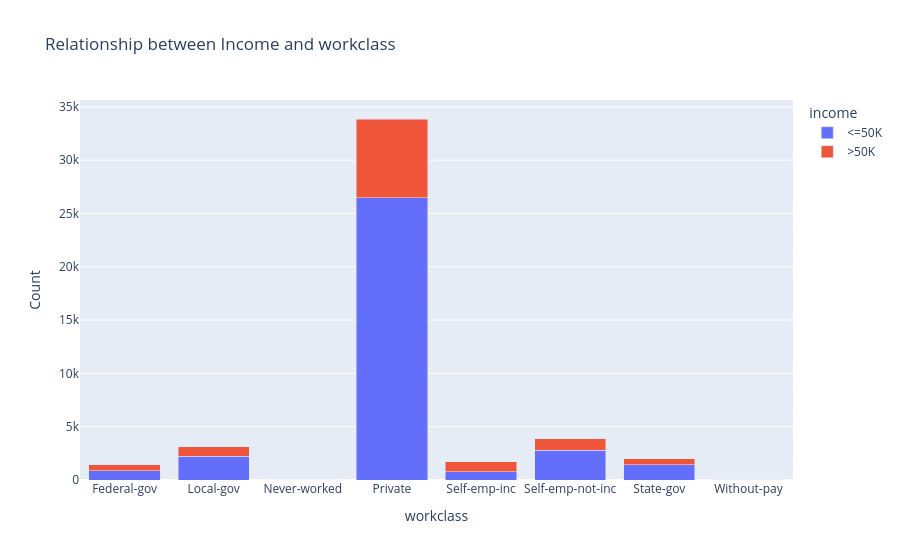
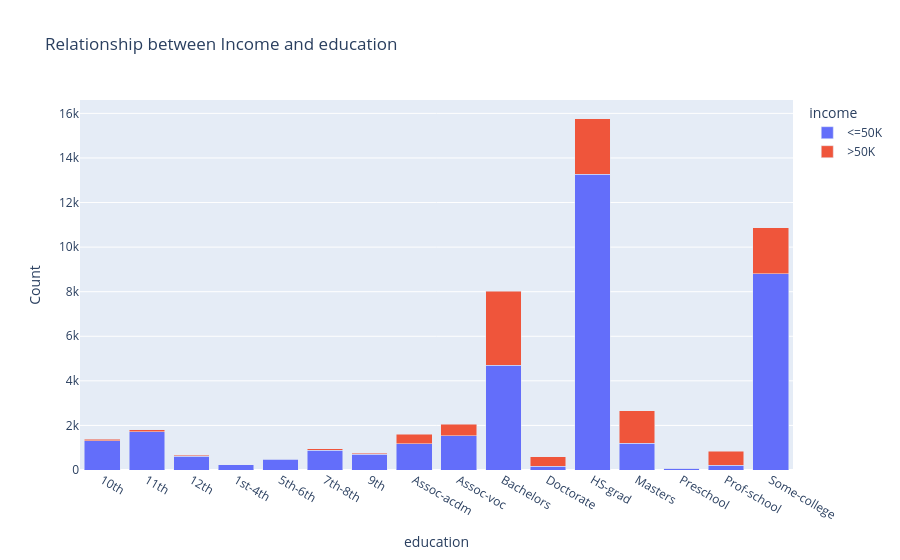
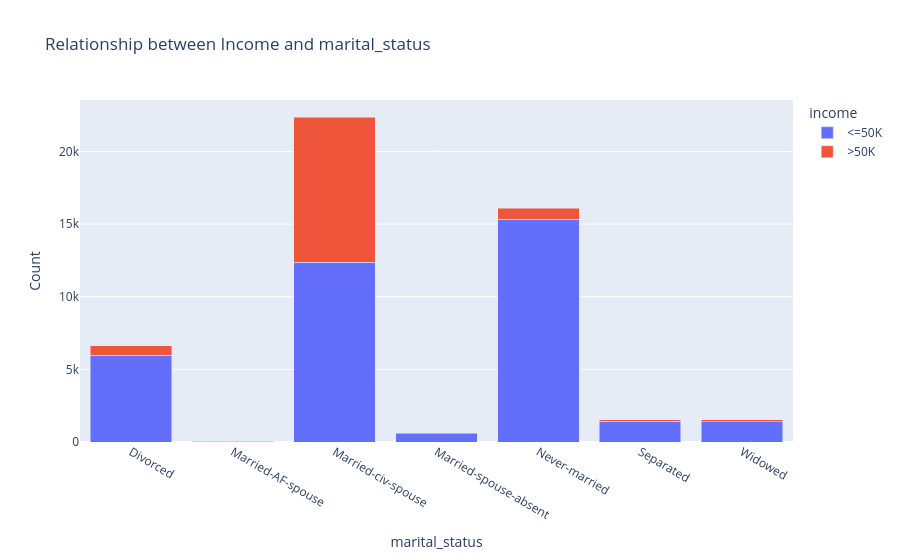
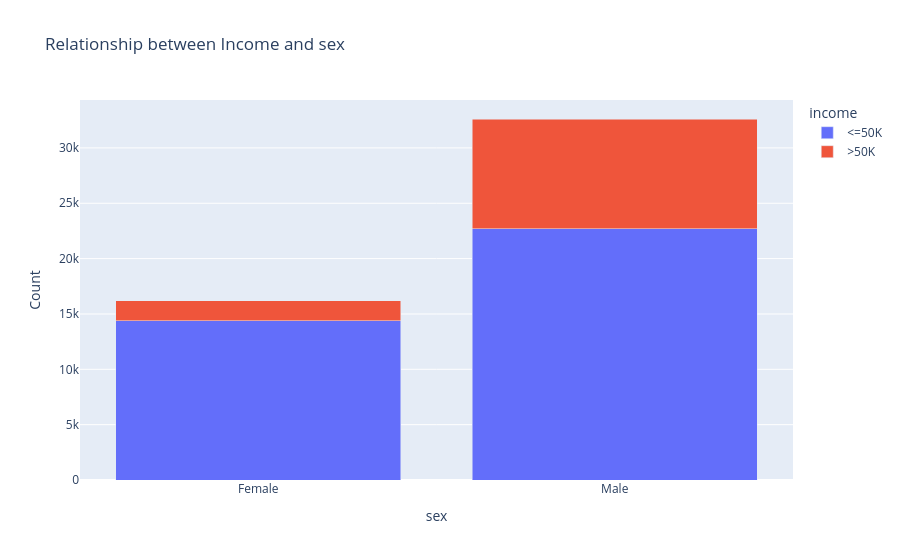

The code cell stored with these charts, in order, in its notebook:
### Code cell
for col_name in ["workclass",
                 "education",
                 "marital_status",
                 "sex"
                ]:

    feature_income_counts = data.groupby([col_name, 'income']).size().unstack()
    
    fig = px.bar(feature_income_counts,
                 barmode='stack',  # Stack bars for income categories
                 title=f'Relationship between Income and {col_name}',
                 labels={'value': 'Count'}
                )
    fig.show()

### Figure 1 — Plotly figure (JSON) as saved in the notebook; plotly's stock layout.template omitted (floating-point values rounded to 4 significant figures)
{"data": [{"alignmentgroup": "True", "hovertemplate": "income=<=50K<br>workclass=%{x}<br>Count=%{y}<extra></extra>", "legendgroup": "<=50K", "marker": {"color": "#636efa", "pattern": {"shape": ""}}, "name": "<=50K", "offsetgroup": "<=50K", "orientation": "v", "showlegend": true, "textposition": "auto", "type": "bar", "x": ["Federal-gov", "Local-gov", "Never-worked", "Private", "Self-emp-inc", "Self-emp-not-inc", "State-gov", "Without-pay"], "xaxis": "x", "y": [871, 2209, 10, 26479, 756, 2784, 1451, 19], "yaxis": "y"}, {"alignmentgroup": "True", "hovertemplate": "income=>50K<br>workclass=%{x}<br>Count=%{y}<extra></extra>", "legendgroup": ">50K", "marker": {"color": "#EF553B", "pattern": {"shape": ""}}, "name": ">50K", "offsetgroup": ">50K", "orientation": "v", "showlegend": true, "textposition": "auto", "type": "bar", "x": ["Federal-gov", "Local-gov", "Never-worked", "Private", "Self-emp-inc", "Self-emp-not-inc", "State-gov", "Without-pay"], "xaxis": "x", "y": [561, 927, null, 7381, 938, 1077, 530, 2], "yaxis": "y"}], "layout": {"barmode": "stack", "legend": {"title": {"text": "income"}, "tracegroupgap": 0}, "title": {"text": "Relationship between Income and workclass"}, "xaxis": {"anchor": "y", "domain": [0, 1], "title": {"text": "workclass"}}, "yaxis": {"anchor": "x", "domain": [0, 1], "title": {"text": "Count"}}}}

### Figure 2 — Plotly figure (JSON) as saved in the notebook; plotly's stock layout.template omitted (floating-point values rounded to 4 significant figures)
{"data": [{"alignmentgroup": "True", "hovertemplate": "income=<=50K<br>education=%{x}<br>Count=%{y}<extra></extra>", "legendgroup": "<=50K", "marker": {"color": "#636efa", "pattern": {"shape": ""}}, "name": "<=50K", "offsetgroup": "<=50K", "orientation": "v", "showlegend": true, "textposition": "auto", "type": "bar", "x": ["10th", "11th", "12th", "1st-4th", "5th-6th", "7th-8th", "9th", "Assoc-acdm", "Assoc-voc", "Bachelors", "Doctorate", "HS-grad", "Masters", "Preschool", "Prof-school", "Some-college"], "xaxis": "x", "y": [1302, 1720, 607, 237, 480, 892, 715, 1188, 1538, 4702, 163, 13269, 1197, 80, 217, 8802], "yaxis": "y"}, {"alignmentgroup": "True", "hovertemplate": "income=>50K<br>education=%{x}<br>Count=%{y}<extra></extra>", "legendgroup": ">50K", "marker": {"color": "#EF553B", "pattern": {"shape": ""}}, "name": ">50K", "offsetgroup": ">50K", "orientation": "v", "showlegend": true, "textposition": "auto", "type": "bar", "x": ["10th", "11th", "12th", "1st-4th", "5th-6th", "7th-8th", "9th", "Assoc-acdm", "Assoc-voc", "Bachelors", "Doctorate", "HS-grad", "Masters", "Preschool", "Prof-school", "Some-college"], "xaxis": "x", "y": [87, 92, 48, 8, 27, 62, 41, 413, 522, 3311, 431, 2501, 1459, 1, 617, 2061], "yaxis": "y"}], "layout": {"barmode": "stack", "legend": {"title": {"text": "income"}, "tracegroupgap": 0}, "title": {"text": "Relationship between Income and education"}, "xaxis": {"anchor": "y", "domain": [0, 1], "title": {"text": "education"}}, "yaxis": {"anchor": "x", "domain": [0, 1], "title": {"text": "Count"}}}}

### Figure 3 — Plotly figure (JSON) as saved in the notebook; plotly's stock layout.template omitted (floating-point values rounded to 4 significant figures)
{"data": [{"alignmentgroup": "True", "hovertemplate": "income=<=50K<br>marital_status=%{x}<br>Count=%{y}<extra></extra>", "legendgroup": "<=50K", "marker": {"color": "#636efa", "pattern": {"shape": ""}}, "name": "<=50K", "offsetgroup": "<=50K", "orientation": "v", "showlegend": true, "textposition": "auto", "type": "bar", "x": ["Divorced", "Married-AF-spouse", "Married-civ-spouse", "Married-spouse-absent", "Never-married", "Separated", "Widowed"], "xaxis": "x", "y": [5959, 23, 12388, 569, 15349, 1431, 1390], "yaxis": "y"}, {"alignmentgroup": "True", "hovertemplate": "income=>50K<br>marital_status=%{x}<br>Count=%{y}<extra></extra>", "legendgroup": ">50K", "marker": {"color": "#EF553B", "pattern": {"shape": ""}}, "name": ">50K", "offsetgroup": ">50K", "orientation": "v", "showlegend": true, "textposition": "auto", "type": "bar", "x": ["Divorced", "Married-AF-spouse", "Married-civ-spouse", "Married-spouse-absent", "Never-married", "Separated", "Widowed"], "xaxis": "x", "y": [671, 14, 9978, 58, 733, 99, 128], "yaxis": "y"}], "layout": {"barmode": "stack", "legend": {"title": {"text": "income"}, "tracegroupgap": 0}, "title": {"text": "Relationship between Income and marital_status"}, "xaxis": {"anchor": "y", "domain": [0, 1], "title": {"text": "marital_status"}}, "yaxis": {"anchor": "x", "domain": [0, 1], "title": {"text": "Count"}}}}

### Figure 4 — Plotly figure (JSON) as saved in the notebook; plotly's stock layout.template omitted (floating-point values rounded to 4 significant figures)
{"data": [{"alignmentgroup": "True", "hovertemplate": "income=<=50K<br>sex=%{x}<br>Count=%{y}<extra></extra>", "legendgroup": "<=50K", "marker": {"color": "#636efa", "pattern": {"shape": ""}}, "name": "<=50K", "offsetgroup": "<=50K", "orientation": "v", "showlegend": true, "textposition": "auto", "type": "bar", "x": ["Female", "Male"], "xaxis": "x", "y": [14407, 22702], "yaxis": "y"}, {"alignmentgroup": "True", "hovertemplate": "income=>50K<br>sex=%{x}<br>Count=%{y}<extra></extra>", "legendgroup": ">50K", "marker": {"color": "#EF553B", "pattern": {"shape": ""}}, "name": ">50K", "offsetgroup": ">50K", "orientation": "v", "showlegend": true, "textposition": "auto", "type": "bar", "x": ["Female", "Male"], "xaxis": "x", "y": [1769, 9912], "yaxis": "y"}], "layout": {"barmode": "stack", "legend": {"title": {"text": "income"}, "tracegroupgap": 0}, "title": {"text": "Relationship between Income and sex"}, "xaxis": {"anchor": "y", "domain": [0, 1], "title": {"text": "sex"}}, "yaxis": {"anchor": "x", "domain": [0, 1], "title": {"text": "Count"}}}}
